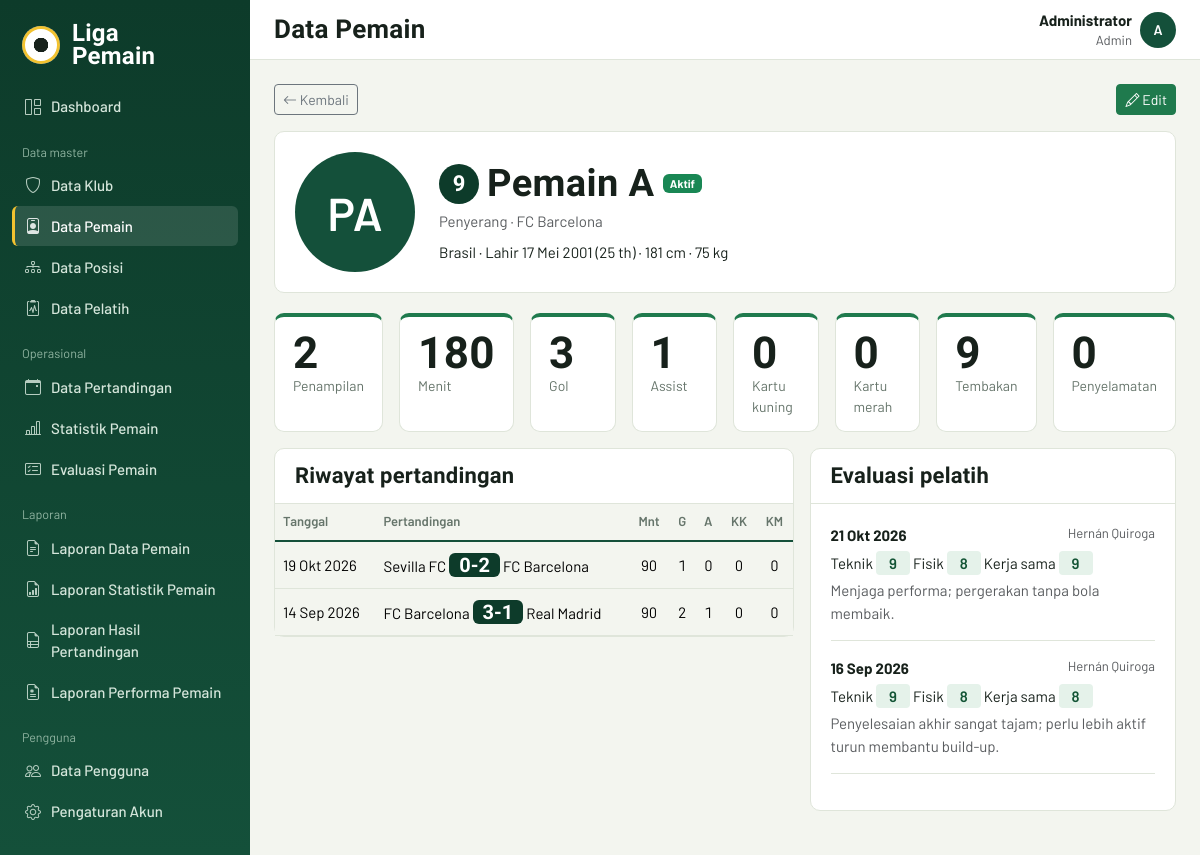
/app/index.php?open=pemain&act=detail&id=5 (signed in), run on the app's committed database.
### tables this page shows
CREATE TABLE `pemain` (
  `id_pemain` int(11) NOT NULL,
  `id_klub` int(11) NOT NULL,
  `id_posisi` int(11) NOT NULL,
  `nama_pemain` varchar(100) NOT NULL,
  `tanggal_lahir` date NOT NULL,
  `kewarganegaraan` varchar(60) NOT NULL,
  `nomor_punggung` tinyint(3) UNSIGNED NOT NULL,
  `tinggi_badan` smallint(5) UNSIGNED DEFAULT NULL,
  `berat_badan` smallint(5) UNSIGNED DEFAULT NULL,
  `foto_pemain` varchar(255) DEFAULT NULL,
  `status_pemain` enum('aktif','cedera','dipinjamkan','nonaktif') NOT NULL DEFAULT 'aktif'
);

CREATE TABLE `posisi` (
  `id_posisi` int(11) NOT NULL,
  `nama_posisi` varchar(50) NOT NULL,
  `deskripsi` text DEFAULT NULL
);

CREATE TABLE `klub` (
  `id_klub` int(11) NOT NULL,
  `nama_klub` varchar(100) NOT NULL,
  `negara` varchar(60) NOT NULL,
  `kota` varchar(60) NOT NULL,
  `stadion` varchar(100) DEFAULT NULL,
  `tahun_berdiri` smallint(5) UNSIGNED DEFAULT NULL,
  `logo_klub` varchar(255) DEFAULT NULL
);

CREATE TABLE `statistik_pemain` (
  `id_statistik` int(11) NOT NULL,
  `id_pemain` int(11) NOT NULL,
  `id_pertandingan` int(11) NOT NULL,
  `menit_bermain` smallint(5) UNSIGNED NOT NULL DEFAULT 0,
  `jumlah_gol` tinyint(3) UNSIGNED NOT NULL DEFAULT 0,
  `jumlah_assist` tinyint(3) UNSIGNED NOT NULL DEFAULT 0,
  `kartu_kuning` tinyint(3) UNSIGNED NOT NULL DEFAULT 0,
  `kartu_merah` tinyint(3) UNSIGNED NOT NULL DEFAULT 0,
  `jumlah_shot` tinyint(3) UNSIGNED NOT NULL DEFAULT 0,
  `jumlah_saves` tinyint(3) UNSIGNED NOT NULL DEFAULT 0
);

CREATE TABLE `pertandingan` (
  `id_pertandingan` int(11) NOT NULL,
  `id_klub_tuan_rumah` int(11) NOT NULL,
  `id_klub_tamu` int(11) NOT NULL,
  `tanggal_pertandingan` datetime NOT NULL,
  `lokasi` varchar(150) NOT NULL,
  `skor_tuan_rumah` tinyint(3) UNSIGNED DEFAULT NULL,
  `skor_tamu` tinyint(3) UNSIGNED DEFAULT NULL,
  `status_pertandingan` enum('dijadwalkan','selesai','ditunda','dibatalkan') NOT NULL DEFAULT 'dijadwalkan'
);

CREATE TABLE `evaluasi_pemain` (
  `id_evaluasi` int(11) NOT NULL,
  `id_pemain` int(11) NOT NULL,
  `id_pelatih` int(11) NOT NULL,
  `tanggal_evaluasi` date NOT NULL,
  `penilaian_teknik` tinyint(3) UNSIGNED NOT NULL,
  `penilaian_fisik` tinyint(3) UNSIGNED NOT NULL,
  `penilaian_kerja_sama` tinyint(3) UNSIGNED NOT NULL,
  `catatan_pelatih` text DEFAULT NULL
);

CREATE TABLE `pelatih` (
  `id_pelatih` int(11) NOT NULL,
  `id_klub` int(11) NOT NULL,
  `nama_pelatih` varchar(100) NOT NULL,
  `tanggal_lahir` date NOT NULL,
  `kewarganegaraan` varchar(60) NOT NULL,
  `pengalaman` varchar(255) DEFAULT NULL,
  `kontak` varchar(50) DEFAULT NULL
);

### app/modul/pemain.php (the view, shortened to what this page needs)
<?php
$config = [
    'key' => 'pemain', 'title' => 'Data Pemain', 'singular' => 'Pemain', 'table' => 'pemain', 'pk' => 'id_pemain',
    'fields' => [
        ['name' => 'nama_pemain', 'label' => 'Nama Pemain', 'required' => true, 'max' => 100],
        ['name' => 'tanggal_lahir', 'label' => 'Tanggal Lahir', 'type' => 'date', 'required' => true, 'not_future' => true, 'col' => 3],
        ['name' => 'kewarganegaraan', 'label' => 'Kewarganegaraan', 'required' => true, 'max' => 60, 'col' => 3],
        ['name' => 'id_klub', 'label' => 'Klub', 'type' => 'select', 'required' => true, 'sql' => 'SELECT id_klub, nama_klub FROM klub ORDER BY nama_klub', 'col' => 4],
        ['name' => 'id_posisi', 'label' => 'Posisi', 'type' => 'select', 'required' => true, 'sql' => 'SELECT id_posisi, nama_posisi FROM posisi ORDER BY id_posisi', 'col' => 4],
        ['name' => 'nomor_punggung', 'label' => 'Nomor Punggung', 'type' => 'number', 'required' => true, 'min' => 1, 'max' => 99, 'col' => 4, 'help' => 'Harus unik di dalam satu klub.'],
        ['name' => 'tinggi_badan', 'label' => 'Tinggi (cm)', 'type' => 'number', 'min' => 120, 'max' => 230, 'col' => 4],
        ['name' => 'berat_badan', 'label' => 'Berat (kg)', 'type' => 'number', 'min' => 30, 'max' => 150, 'col' => 4],
        ['name' => 'status_pemain', 'label' => 'Status', 'type' => 'select', 'required' => true, 'default' => 'aktif', 'col' => 4,
            'options' => ['aktif' => 'Aktif', 'cedera' => 'Cedera', 'dipinjamkan' => 'Dipinjamkan', 'nonaktif' => 'Nonaktif']],
        ['name' => 'foto_pemain', 'label' => 'Foto Pemain', 'type' => 'image', 'dir' => 'pemain', 'col' => 12, 'help' => 'JPG/PNG/WEBP, maks. 2 MB. Kosongkan jika tidak diubah.'],
    ],
    'validate' => function (array &$d, int $id, array &$err) {
        if (db_val('SELECT COUNT(*) FROM pemain WHERE id_klub = ? AND nomor_punggung = ? AND id_pemain <> ?', [$d['id_klub'], $d['nomor_punggung'], $id]) > 0)
            $err[] = 'Nomor punggung ' . $d['nomor_punggung'] . ' sudah dipakai pemain lain di klub tersebut.';
    },
    'list' => [
        'select' => 'p.*, k.nama_klub, ps.nama_posisi',
        'from' => 'pemain p JOIN klub k ON k.id_klub = p.id_klub JOIN posisi ps ON ps.id_posisi = p.id_posisi',
        'search' => ['p.nama_pemain', 'p.kewarganegaraan', 'k.nama_klub'],
        'order' => 'k.nama_klub ASC, p.nomor_punggung ASC',
        'filters' => [
            ['name' => 'klub', 'label' => 'Semua klub', 'col' => 'p.id_klub', 'sql' => 'SELECT id_klub, nama_klub FROM klub ORDER BY nama_klub'],
            ['name' => 'posisi', 'label' => 'Semua posisi', 'col' => 'p.id_posisi', 'sql' => 'SELECT id_posisi, nama_posisi FROM posisi ORDER BY id_posisi'],
        ],
        'cols' => [
            ['label' => 'No', 'render' => fn($r) => '<span class="shirt">' . (int)$r['nomor_punggung'] . '</span>'],
            ['label' => 'Pemain', 'render' => fn($r) => '<div class="d-flex align-items-center gap-2">' . avatar($r['foto_pemain'], 'pemain', $r['nama_pemain'], 40)
                . '' . $r[''] . '' . e($r['']) . '' . e($r['']) . ' ' . usia($r['']) . ' th</small></div></div>'],
            ['label' => 'Klub', 'render' => fn($r) => e($r['nama_klub'])],
            ['label' => 'Posisi', 'render' => fn($r) => e($r['nama_posisi'])],
            ['label' => 'Status', 'render' => fn($r) => badge_status($r['status_pemain'])],
        ],
    ],
    'detail' => function (array $r) {
        $id = (int)$r['id_pemain'];
        $p = db_row('SELECT p.*, k.nama_klub, ps.nama_posisi FROM pemain p JOIN klub k ON k.id_klub = p.id_klub JOIN posisi ps ON ps.id_posisi = p.id_posisi WHERE p.id_pemain = ?', [$id]);
        $t = db_row('SELECT COUNT(*) AS main, COALESCE(SUM(menit_bermain),0) AS menit, COALESCE(SUM(jumlah_gol),0) AS gol, COALESCE(SUM(jumlah_assist),0) AS assist,
                     COALESCE(SUM(kartu_kuning),0) AS kk, COALESCE(SUM(kartu_merah),0) AS km, COALESCE(SUM(jumlah_shot),0) AS shot, COALESCE(SUM(jumlah_saves),0) AS saves
                     FROM statistik_pemain WHERE id_pemain = ?', [$id]);
        $ev = db_all('SELECT e.*, pl.nama_pelatih FROM evaluasi_pemain e JOIN pelatih pl ON pl.id_pelatih = e.id_pelatih WHERE e.id_pemain = ? ORDER BY e.tanggal_evaluasi DESC', [$id]);
        $hist = db_all('SELECT s.*, m.tanggal_pertandingan, m.skor_tuan_rumah, m.skor_tamu, kh.nama_klub AS home, kt.nama_klub AS away
                        FROM statistik_pemain s JOIN pertandingan m ON m.id_pertandingan = s.id_pertandingan
                        JOIN klub kh ON kh.id_klub = m.id_klub_tuan_rumah JOIN klub kt ON kt.id_klub = m.id_klub_tamu
                        WHERE s.id_pemain = ? ORDER BY m.tanggal_pertandingan DESC', [$id]);
        echo '<div class="panel"><div class="panel-body d-flex flex-wrap gap-4 align-items-center">' . avatar($p['foto_pemain'], 'pemain', $p['nama_pemain'], 120)
           . '<div class="flex-grow-1"><div class="d-flex align-items-center gap-2 mb-1"><span class="shirt" style="width:40px;height:40px;font-size:22px">' . (int)$p['nomor_punggung'] . '</span>'
           . '<h2 class="m-0" style="font-size:38px;font-weight:700">' . e($p['nama_pemain']) . '</h2>' . badge_status($p['status_pemain']) . '</div>'
           . '<div class="text-muted mb-2">' . e($p['nama_posisi']) . ' · ' . e($p['nama_klub']) . '</div>'
           . '<div>' . e($p['kewarganegaraan']) . ' · Lahir ' . tgl($p['tanggal_lahir']) . ' (' . usia($p['tanggal_lahir']) . ' th) · '
           . e($p['tinggi_badan'] ?? '-') . ' cm · ' . e($p['berat_badan'] ?? '-') . ' kg</div></div></div></div>';
        echo '<div class="row g-3 mb-3">';
        foreach ([['Penampilan', $t['main']], ['Menit', $t['menit']], ['Gol', $t['gol']], ['Assist', $t['assist']], ['Kartu kuning', $t['kk']], ['Kartu merah', $t['km']], ['Tembakan', $t['shot']], ['Penyelamatan', $t['saves']]] as [$l, $v])
            echo '<div class="col-6 col-md-3 col-xl"><div class="tile"><div class="num">' . (int)$v . '</div><div class="lbl">' . e($l) . '</div></div></div>';
        echo '</div><div class="row g-3"><div class="col-lg-7"><div class="panel"><div class="panel-head"><h2>Riwayat pertandingan</h2></div><div class="table-responsive"><table class="table table-pitch mb-0"><thead><tr><th>Tanggal</th><th>Pertandingan</th><th class="text-center">Mnt</th><th class="text-center">G</th><th class="text-center">A</th><th class="text-center">KK</th><th class="text-center">KM</th></tr></thead><tbody>';
        foreach ($hist as $h) echo '<tr><td>' . tgl($h['tanggal_pertandingan']) . '</td><td>' . e($h['home']) . ' <span class="score-pill">' . (int)$h['skor_tuan_rumah'] . '-' . (int)$h['skor_tamu'] . '</span> ' . e($h['away']) . '</td>'
            . '<td class="num-cell">' . (int)$h['menit_bermain'] . '</td><td class="num-cell">' . (int)$h['jumlah_gol'] . '</td><td class="num-cell">' . (int)$h['jumlah_assist'] . '</td><td class="num-cell">' . (int)$h['kartu_kuning'] . '</td><td class="num-cell">' . (int)$h['kartu_merah'] . '</td></tr>';
        echo '</tbody></table></div></div></div><div class="col-lg-5"><div class="panel"><div class="panel-head"><h2>Evaluasi pelatih</h2></div><div class="panel-body">';
        foreach ($ev as $x) echo '<div class="mb-3 pb-3 border-bottom"><div class="d-flex justify-content-between"><strong>' . tgl($x['tanggal_evaluasi']) . '</strong><small class="text-muted">' . e($x['nama_pelatih']) . '</small></div>'
            . '<div class="my-1">Teknik <span class="rating">' . (int)$x['penilaian_teknik'] . '</span> Fisik <span class="rating">' . (int)$x['penilaian_fisik'] . '</span> Kerja sama <span class="rating">' . (int)$x['penilaian_kerja_sama'] . '</span></div>'
            . '<div class="text-muted">' . e($x['catatan_pelatih'] ?? '') . '</div></div>';
        echo '</div></div></div></div>';
    },
];
crud($config);

### src/helpers.php (shortened to what this page needs)
<?php
function e($s): string { return htmlspecialchars((string)$s, ENT_QUOTES, 'UTF-8'); }
function db_q(string $sql, array $p = []): mysqli_stmt {
    global $koneksi;
    $st = $koneksi->prepare($sql);
    if ($p) {
        $types = '';
        foreach ($p as $v) $types .= is_int($v) ? 'i' : (is_float($v) ? 'd' : 's');
        $st->bind_param($types, ...$p);
    }
    $st->execute();
    return $st;
}
function db_all(string $sql, array $p = []): array {
    $st = db_q($sql, $p);
    $rows = $st->get_result()->fetch_all(MYSQLI_ASSOC);
    return $rows;
}
function db_row(string $sql, array $p = []): ?array { return db_all($sql, $p)[0] ?? null; }
function avatar(?string $file, string $sub, string $nama, int $size = 40): string {
    $s = 'width:' . $size . 'px;height:' . $size . 'px;';
    $ini = '';
    foreach (array_slice(preg_split('/\s+/', trim($nama)), 0, 2) as $w) $ini .= mb_strtoupper(mb_substr($w, 0, 1));
    return '<span class="avatar avatar-ini" style="' . $s . 'font-size:' . round($size * .38) . 'px">' . e($ini) . '</span>';
}
function bulan_indo(int $m): string {
    return ['', 'Jan', 'Feb', 'Mar', 'Apr', 'Mei', 'Jun', 'Jul', 'Agu', 'Sep', 'Okt', 'Nov', 'Des'][$m];
}
function tgl(?string $d, bool $jam = false): string {
    $t = strtotime($d);
    return date('j', $t) . ' ' . bulan_indo((int)date('n', $t)) . ' ' . date('Y', $t) . ($jam ? ', ' . date('H:i', $t) : '');
}
function usia(string $lahir): int { return (int)(new DateTime($lahir))->diff(new DateTime('today'))->y; }
function badge_status(string $s): string {
    $c = ['aktif' => 'success', 'cedera' => 'danger', 'dipinjamkan' => 'info', 'nonaktif' => 'secondary',
          'selesai' => 'success', 'dijadwalkan' => 'primary', 'ditunda' => 'warning', 'dibatalkan' => 'secondary',
          'admin' => 'dark', 'pelatih' => 'success', 'pengelola' => 'info'][$s] ?? 'secondary';
    return '<span class="badge text-bg-' . $c . '">' . e(ucfirst($s)) . '</span>';
}

### src/style.css (style rules this page uses)
:root { --pitch: #0d3b2a; --pitch-2: #14503a; --turf: #1f7a4d; --chalk: #f3f5ef; --paper: #ffffff; --ink: #17211b; --muted: #66756b; --line: #dfe5da; --card-yellow: #f2c230; --card-red: #d64035; --bs-body-font-family: 'Barlow', system-ui, sans-serif; --bs-body-color: var(--ink); --bs-body-bg: var(--chalk); --bs-border-color: var(--line); --bs-link-color: var(--turf); --bs-link-hover-color: #145536; }
body { font-size: 15px; }
h1, h2, h3, h4, .brand, .topbar-title, .sb-score, .tile .num { font-family: 'Barlow Condensed', 'Barlow', sans-serif; letter-spacing: .01em; }
.avatar { border-radius: 50%; object-fit: cover; flex: none; }
.avatar-ini { display: inline-flex; align-items: center; justify-content: center; background: var(--pitch-2); color: #fff; font-weight: 600; }
.panel { background: var(--paper); border: 1px solid var(--line); border-radius: 10px; margin-bottom: 20px; }
.panel-head { padding: 14px 20px; border-bottom: 1px solid var(--line); }
.panel-head h2 { margin: 0; font-size: 22px; font-weight: 600; }
.panel-body { padding: 20px; }
.table-pitch thead th { background: var(--chalk); color: var(--muted); font-weight: 600; font-size: 13px; border-bottom: 2px solid var(--pitch-2); white-space: nowrap; }
.table-pitch td { vertical-align: middle; }
.num-cell { font-variant-numeric: tabular-nums; text-align: center; }
.shirt { display: inline-flex; width: 30px; height: 30px; align-items: center; justify-content: center; border-radius: 50%; background: var(--pitch); color: #fff; font-family: 'Barlow Condensed'; font-weight: 700; font-size: 16px; }
.score-pill { font-family: 'Barlow Condensed'; font-weight: 700; font-size: 20px; background: var(--pitch); color: #fff; padding: 0 10px; border-radius: 6px; white-space: nowrap; }
.rating { display: inline-block; min-width: 34px; text-align: center; font-weight: 600; border-radius: 4px; background: #e5f2ea; color: #145536; padding: 1px 6px; }
.tile { background: var(--paper); border: 1px solid var(--line); border-radius: 10px; padding: 14px 18px; height: 100%; border-top: 4px solid var(--turf); }
.tile .num { font-size: 44px; font-weight: 700; line-height: 1; font-variant-numeric: tabular-nums; }
.tile .lbl { color: var(--muted); font-size: 14px; }

### data on the page
pemain: nomor_punggung "9", nama_pemain "Pemain A", status_pemain "Aktif", id_posisi.nama_posisi "Penyerang", id_klub.nama_klub "FC Barcelona", kewarganegaraan "Brasil", tanggal_lahir "17 Mei 2001", tanggal_lahir "25", tinggi_badan "181", berat_badan "75"
statistik_pemain: id_pertandingan.tanggal_pertandingan "19 Okt 2026", klub.nama_klub "Sevilla FC", id_pertandingan.skor_tuan_rumah "0", id_pertandingan.skor_tamu "2", klub.nama_klub "FC Barcelona", menit_bermain "90", jumlah_gol "1", jumlah_assist "0", kartu_kuning "0", kartu_merah "0"
statistik_pemain: id_pertandingan.tanggal_pertandingan "14 Sep 2026", klub.nama_klub "FC Barcelona", id_pertandingan.skor_tuan_rumah "3", id_pertandingan.skor_tamu "1", klub.nama_klub "Real Madrid", menit_bermain "90", jumlah_gol "2", jumlah_assist "1", kartu_kuning "0", kartu_merah "0"
evaluasi_pemain: tanggal_evaluasi "21 Okt 2026", id_pelatih.nama_pelatih "Hernán Quiroga", penilaian_teknik "9", penilaian_fisik "8", penilaian_kerja_sama "9", catatan_pelatih "Menjaga performa; pergerakan tanpa bola membaik."
evaluasi_pemain: tanggal_evaluasi "16 Sep 2026", id_pelatih.nama_pelatih "Hernán Quiroga", penilaian_teknik "9", penilaian_fisik "8", penilaian_kerja_sama "8", catatan_pelatih "Penyelesaian akhir sangat tajam; perlu lebih aktif turun membantu build-up."

### other printed values
$label "Dashboard"
$group "Data master"
$label "Data Klub"
$label "Data Pemain"
$label "Data Posisi"
$label "Data Pelatih"
$group "Operasional"
$label "Data Pertandingan"
$label "Statistik Pemain"
$label "Evaluasi Pemain"
$group "Laporan"
$label "Laporan Data Pemain"
$label "Laporan Statistik Pemain"
$label "Laporan Hasil Pertandingan"
$label "Laporan Performa Pemain"
